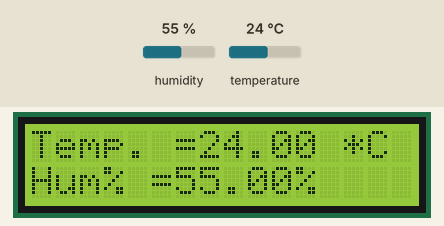
Simulated run of this sketch. Board: Arduino Uno, built with avr-gcc and run on an emulated ATmega328P. Parts: 16×2 character LCD. Inputs (shaded band) come from the test bench; at power-on: humidity 55 %, temperature 24 °C. What the sketch prints to the serial monitor is not drawn.

Above: at 1.2 s.
1.3 s: humidity set to 22 %
At 2.9 s:
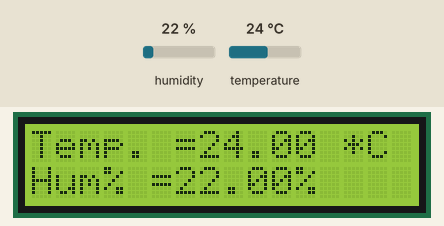
4.0 s: temperature set to 12 °C
At 4.9 s:
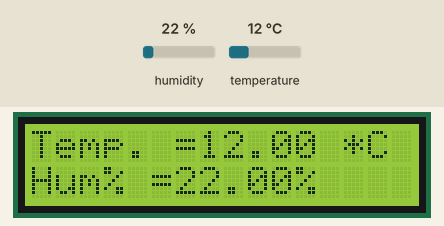
6.7 s: humidity set to 40 %
At 8.9 s:
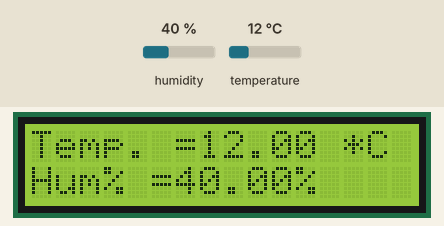
9.7 s: temperature set to 19 °C
At 10.9 s:
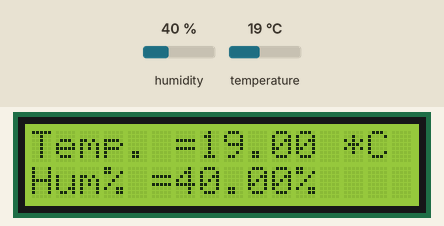
Timing chart, 0 to 12.7 s (numbered marks = the images above; inputs shaded):
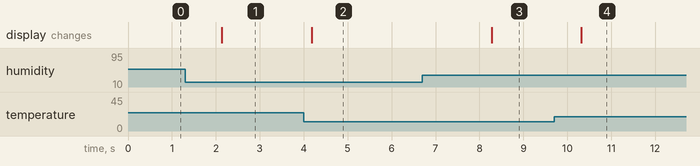

Measured:
- after the input at 1.3 s, the display: changes after 0.84 s (image 1)
- after the input at 4.0 s, the display: changes after 0.18 s (image 2)
- after the input at 6.7 s, the display: changes after 1.6 s (image 3)
- after the input at 9.7 s, the display: changes after 0.62 s (image 4)

The sketch:

UNO_DHT11_DHT22_Sensor_1.0.ino
```cpp
#include "DHT.h"

#define DHTPIN 8     // what pin we're connected to
// include the library code:
#include <LiquidCrystal.h>

// Uncomment whatever type you're using!
#define DHTTYPE DHT11   // DHT 11
//#define DHTTYPE DHT22   // DHT 22  (AM2302)
//#define DHTTYPE DHT21   // DHT 21 (AM2301)
LiquidCrystal lcd(7, 6, 5, 4, 3, 2);

// Connect pin 1 (on the left) of the sensor to +5V
// Connect pin 2 of the sensor to whatever your DHTPIN is
// Connect pin 4 (on the right) of the sensor to GROUND
// Connect a 10K resistor from pin 2 (data) to pin 1 (power) of the sensor

DHT dht(DHTPIN, DHTTYPE);

void setup() {
  Serial.begin(9600);
  Serial.println("DHTxx test!");
 lcd.begin(16, 2);
  dht.begin();
}

void loop() {
  // Reading temperature or humidity takes about 250 milliseconds!
  // Sensor readings may also be up to 2 seconds 'old' (its a very slow sensor)
  float h = dht.readHumidity();
  float t = dht.readTemperature();

  // check if returns are valid, if they are NaN (not a number) then something went wrong!
  if (isnan(t) || isnan(h)) {
    Serial.println("Failed to read from DHT");
  } else {

  lcd.setCursor(0,0);
  lcd.print("Temp. =");
  lcd.print(t);
  lcd.print(" *C");
  lcd.setCursor(0,1);
  lcd.print("Hum% =");
  lcd.print(h);
  lcd.print("% ");
  delay(500);

    Serial.print("Hum%: ");
    Serial.print(h);
    Serial.print(" %\t");
    Serial.print("Temp.: ");
    Serial.print(t);
    Serial.println(" *C");
  }
}
```
